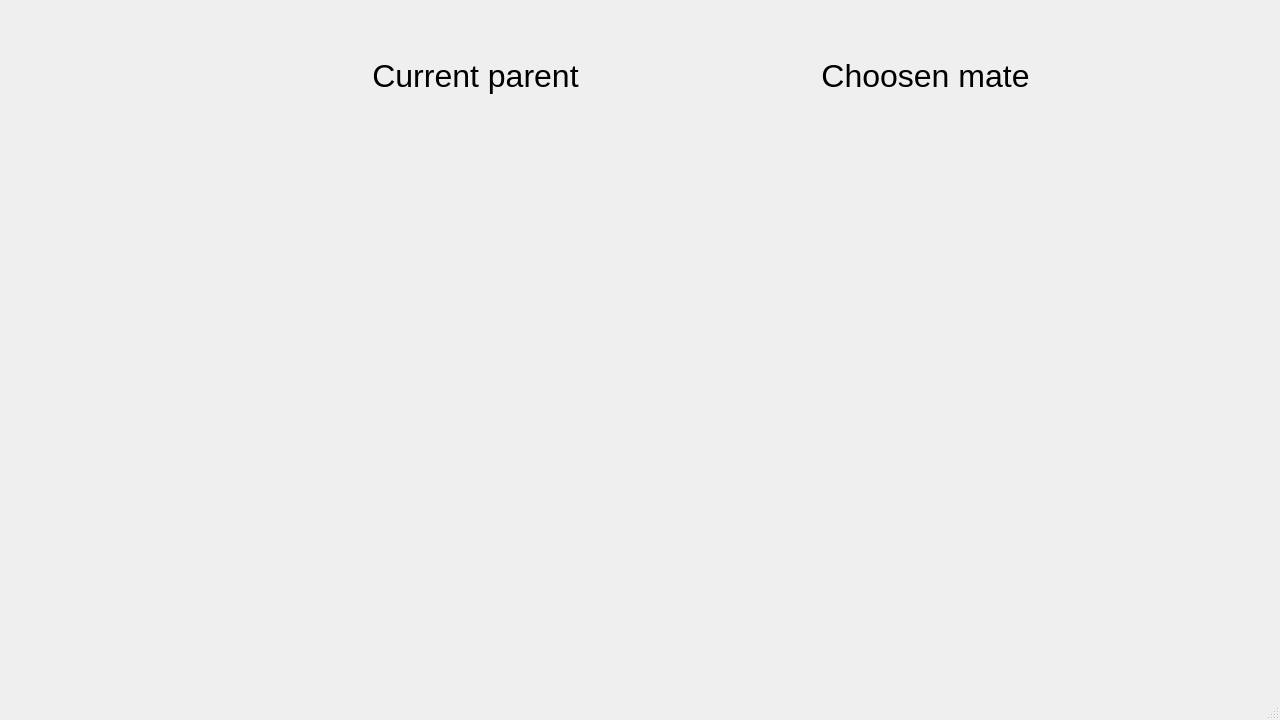
<?xml version="1.0" encoding="UTF-8"?>
<ui version="4.0">
 <class>MainWindow</class>
 <widget class="QMainWindow" name="MainWindow">
  <property name="geometry">
   <rect>
    <x>0</x>
    <y>0</y>
    <width>1280</width>
    <height>720</height>
   </rect>
  </property>
  <property name="windowTitle">
   <string>MainWindow</string>
  </property>
  <widget class="QWidget" name="centralwidget">
   <widget class="QLabel" name="child_image">
    <property name="geometry">
     <rect>
      <x>575</x>
      <y>400</y>
      <width>250</width>
      <height>250</height>
     </rect>
    </property>
    <property name="text">
     <string/>
    </property>
    <property name="pixmap">
     <pixmap>../../resources/question_mark.png</pixmap>
    </property>
    <property name="scaledContents">
     <bool>true</bool>
    </property>
   </widget>
   <widget class="QLabel" name="parent_image_2">
    <property name="geometry">
     <rect>
      <x>800</x>
      <y>100</y>
      <width>250</width>
      <height>250</height>
     </rect>
    </property>
    <property name="text">
     <string/>
    </property>
    <property name="pixmap">
     <pixmap>../../resources/question_mark.png</pixmap>
    </property>
    <property name="scaledContents">
     <bool>true</bool>
    </property>
   </widget>
   <widget class="QLabel" name="parent_image_1">
    <property name="geometry">
     <rect>
      <x>350</x>
      <y>100</y>
      <width>250</width>
      <height>250</height>
     </rect>
    </property>
    <property name="text">
     <string/>
    </property>
    <property name="pixmap">
     <pixmap>../../resources/question_mark.png</pixmap>
    </property>
    <property name="scaledContents">
     <bool>true</bool>
    </property>
   </widget>
   <widget class="QLabel" name="parent_arrows">
    <property name="geometry">
     <rect>
      <x>460</x>
      <y>110</y>
      <width>481</width>
      <height>381</height>
     </rect>
    </property>
    <property name="text">
     <string/>
    </property>
    <property name="pixmap">
     <pixmap>../../resources/arrows_merging.png</pixmap>
    </property>
    <property name="scaledContents">
     <bool>true</bool>
    </property>
   </widget>
   <widget class="QLabel" name="parent_1_label">
    <property name="geometry">
     <rect>
      <x>350</x>
      <y>50</y>
      <width>251</width>
      <height>51</height>
     </rect>
    </property>
    <property name="font">
     <font>
      <pointsize>24</pointsize>
      <weight>50</weight>
      <bold>false</bold>
     </font>
    </property>
    <property name="text">
     <string>Current parent</string>
    </property>
    <property name="alignment">
     <set>Qt::AlignCenter</set>
    </property>
   </widget>
   <widget class="QLabel" name="parent_2_label">
    <property name="geometry">
     <rect>
      <x>800</x>
      <y>50</y>
      <width>251</width>
      <height>51</height>
     </rect>
    </property>
    <property name="font">
     <font>
      <pointsize>24</pointsize>
      <weight>50</weight>
      <bold>false</bold>
     </font>
    </property>
    <property name="text">
     <string>Choosen mate</string>
    </property>
    <property name="alignment">
     <set>Qt::AlignCenter</set>
    </property>
   </widget>
   <zorder>parent_arrows</zorder>
   <zorder>child_image</zorder>
   <zorder>parent_image_2</zorder>
   <zorder>parent_image_1</zorder>
   <zorder>parent_1_label</zorder>
   <zorder>parent_2_label</zorder>
  </widget>
  <widget class="QMenuBar" name="menubar">
   <property name="geometry">
    <rect>
     <x>0</x>
     <y>0</y>
     <width>1280</width>
     <height>21</height>
    </rect>
   </property>
  </widget>
  <widget class="QStatusBar" name="statusbar"/>
 </widget>
 <resources/>
 <connections/>
</ui>
